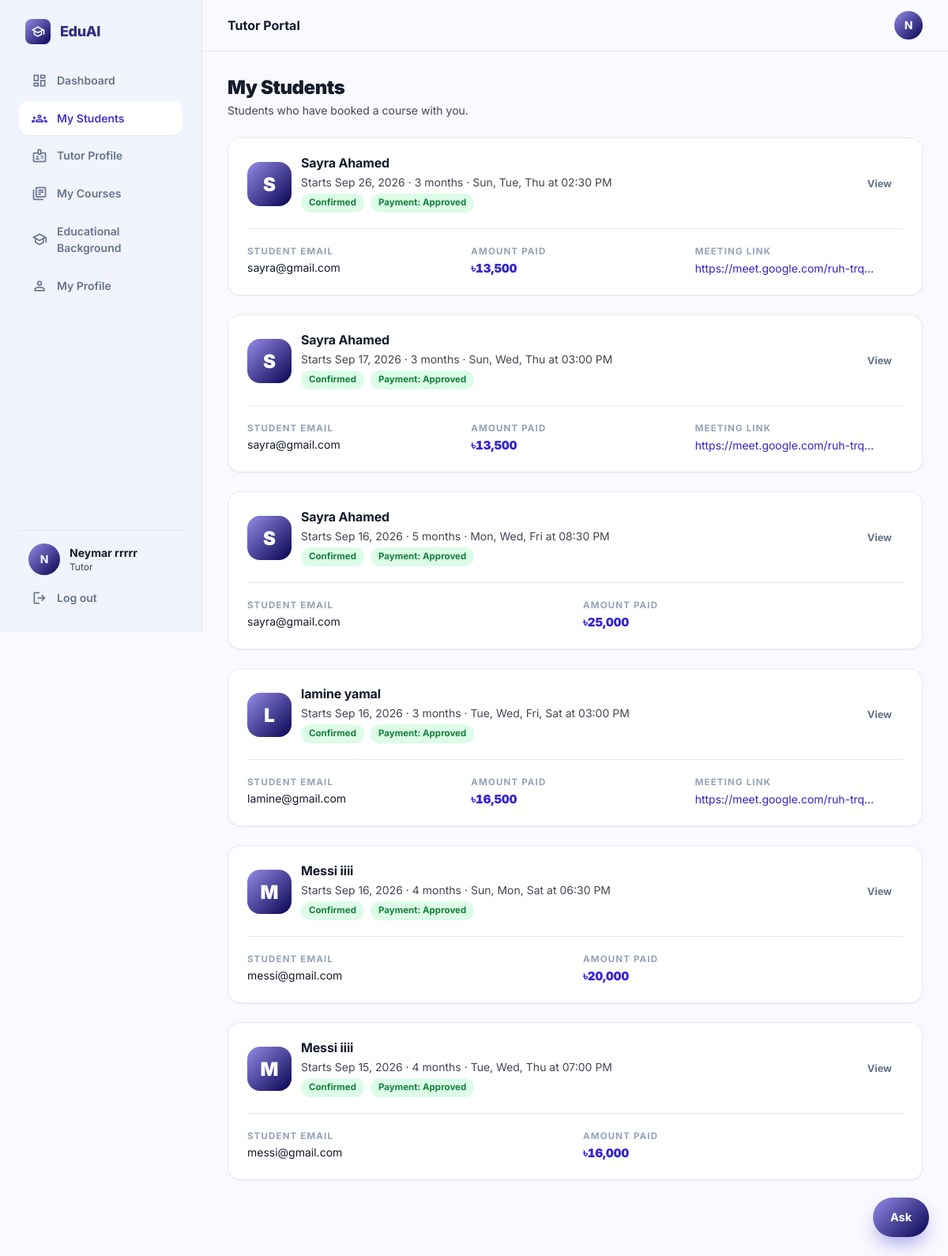
Screenshot of /bookings/ (signed in) with the database file from the repository.
### accounts/models.py (models this page shows, shortened)
class User(AbstractUser):
    ROLE_CHOICES = (
        ('student', 'Student'),
        ('tutor', 'Tutor'),
    )
    VERIFICATION_STATUS_CHOICES = (
        ('unverified', 'Not submitted'),
        ('pending', 'Pending review'),
        ('verified', 'Verified'),
        ('rejected', 'Rejected'),
    )
    role = models.CharField(max_length=10, choices=ROLE_CHOICES)
    avatar = models.ImageField(upload_to='avatars/', blank=True, null=True)
    phone = models.CharField(max_length=20, blank=True, null=True)
    education = models.CharField(max_length=150, blank=True, null=True,
                                  help_text='e.g. BSc in CSE, Dhaka University')
    id_card_number = models.CharField(max_length=40, blank=True, null=True,
                                      help_text='University ID card number')
    id_card_front = models.ImageField(upload_to='id_cards/', storage=private_storage,
                                      blank=True, null=True)
    id_card_back = models.ImageField(upload_to='id_cards/', storage=private_storage,
                                     blank=True, null=True)
    bio = models.TextField(blank=True, null=True)
    nid_number = models.CharField(max_length=30, blank=True, null=True)
    nid_image = models.ImageField(upload_to='nid_cards/', storage=private_storage,
                                  blank=True, null=True,
                                  help_text='Photo/scan of the NID — required for tutor registration')
    nid_verification_status = models.CharField(
        max_length=10, choices=VERIFICATION_STATUS_CHOICES, default='unverified',
    )

### bookings/models.py (models this page shows, shortened)
class Booking(models.Model):
    STATUS_CHOICES = (
        ('pending', 'Pending'),
        ('confirmed', 'Confirmed'),
        ('completed', 'Completed'),
        ('rejected', 'Rejected'),
        ('cancelled', 'Cancelled'),
    )
    student = models.ForeignKey(User, on_delete=models.CASCADE, related_name='student_bookings')
    tutor = models.ForeignKey(User, on_delete=models.CASCADE, related_name='tutor_bookings')
    date     = models.DateField()
    months   = models.PositiveIntegerField(default=1, validators=[MinValueValidator(1)])
    course   = models.ForeignKey(
        Course, on_delete=models.SET_NULL,
        null=True, blank=True, related_name='bookings'
    )
    status   = models.CharField(max_length=10, choices=STATUS_CHOICES, default='pending')
    agreed_monthly_rate = models.DecimalField(
        max_digits=10, decimal_places=2, null=True, blank=True,
        help_text='Monthly rate captured at booking time'
    )
    meet_link = models.URLField(blank=True, default='', help_text='Google Meet / Zoom link set by tutor')
    tutor_message = models.TextField(blank=True, default='', help_text='Message from tutor to student')
    created_at = models.DateTimeField(auto_now_add=True)
    updated_at = models.DateTimeField(auto_now=True)
    class Meta:
        ordering = ['-created_at']
    @property
    def payment(self):
        approved = [p for p in self._payments if p.status == 'approved']
        if approved:
            return max(approved, key=lambda p: p.created_at)
        pending = [p for p in self._payments if p.status == 'pending']
        return max(pending, key=lambda p: p.created_at) if pending else None
    @property
    def _payments(self):
        return self.payments.all()
    @property
    def total_paid(self):
        return sum(p.amount for p in self._payments if p.status == 'approved') or 0

### tutors/models.py (models this page shows, shortened)
class Course(models.Model):
    DAY_CHOICES = [
        ('0', 'Sun'), ('1', 'Mon'), ('2', 'Tue'), ('3', 'Wed'),
        ('4', 'Thu'), ('5', 'Fri'), ('6', 'Sat'),
    ]
    tutor = models.ForeignKey(User, on_delete=models.CASCADE,
                              related_name='courses')
    subject = models.CharField(max_length=60,
                               help_text="The subject, as a student would search for it")
    name = models.CharField(max_length=120,
                            help_text='What you call this course')
    days = models.CharField(max_length=50,
                            help_text="Comma separated days like '0,2,4'")
    time = models.TimeField(help_text='When the class starts')
    months = models.PositiveIntegerField(
        default=1, validators=[MinValueValidator(1)],
        help_text='How many months the course runs')
    monthly_rate = models.DecimalField(
        max_digits=10, decimal_places=2, validators=[MinValueValidator(1)],
        help_text='What a student pays per month')
    is_active = models.BooleanField(
        default=True, help_text='Uncheck to stop taking new students')
    created_at = models.DateTimeField(auto_now_add=True)
    updated_at = models.DateTimeField(auto_now=True)
    class Meta:
        ordering = ['subject', 'name']
    @property
    def day_names(self):
        labels = dict(self.DAY_CHOICES)
        return [labels[d.strip()] for d in self.days.split(',')
                if d.strip() in labels]
    @property
    def schedule_display(self):
        days = ', '.join(self.day_names)
        return f'{days} at {self.time:%I:%M %p}' if days else f'{self.time:%I:%M %p}'

### payments/models.py (models this page shows, shortened)
class Payment(models.Model):
    STATUS_CHOICES = (
        ('initiated', 'Not completed'),
        ('pending', 'Pending Review'),
        ('approved', 'Approved'),
        ('rejected', 'Rejected'),
    )
    METHOD_CHOICES = (
        ('bkash', 'bKash'),
        ('nagad', 'Nagad'),
        ('rocket', 'Rocket'),
        ('sslcommerz', 'Card / mobile banking (online)'),
    )
    booking = models.ForeignKey(Booking, on_delete=models.CASCADE, related_name='payments')
    amount = models.DecimalField(max_digits=10, decimal_places=2)
    commission = models.DecimalField(max_digits=10, decimal_places=2, default=0,
        help_text='Platform commission deducted from this payment')
    tutor_income = models.DecimalField(max_digits=10, decimal_places=2, default=0,
        help_text='Net amount tutor receives from this payment')
    is_first_payment = models.BooleanField(default=False,
        help_text='True if this is the first payment for this booking (50% commission applies)')
    payment_method = models.CharField(max_length=12, choices=METHOD_CHOICES, default='bkash')
    sender_number = models.CharField(max_length=20, blank=True, default='')
    transaction_id = models.TextField(blank=True, default='')
    status = models.CharField(max_length=10, choices=STATUS_CHOICES, default='pending')
    gateway_tran_id = models.CharField(
        max_length=40, blank=True, default='', db_index=True,
        help_text='Our reference sent to SSLCommerz')
    gateway_val_id = models.CharField(
        max_length=80, blank=True, default='',
        help_text='SSLCommerz validation id for the settled transaction')
    gateway_bank_tran_id = models.CharField(
        max_length=80, blank=True, default='',
        help_text="The bank's own reference, as reported by SSLCommerz")
    created_at = models.DateTimeField(auto_now_add=True)
    updated_at = models.DateTimeField(auto_now=True)
    class Meta:
        constraints = [
            models.UniqueConstraint(
                fields=['booking'],
                condition=models.Q(status='pending'),
                name='one_pending_payment_per_booking',
            ),
        ]

### bookings/views.py (the view)
# urls.py: path('', views.booking_list_view, name='booking-list'),
@login_required(login_url='login')
def booking_list_view(request):
    bookings = Booking.objects.select_related(
        'student', 'tutor', 'tutor__tutor_profile', 'course'
    ).prefetch_related('payments').order_by('-created_at')
    if request.user.role == 'student':
        bookings = bookings.filter(student=request.user)
    else:
        bookings = bookings.filter(tutor=request.user)
    context = {
        'bookings': bookings,
    }
    return render(request, 'bookings/list.html', context)

### templates/bookings/list.html (shortened to what this page needs)
{% extends 'base/luminary_base.html' %}
{% block page_title %}{% if user.role == 'tutor' %}My Students{% else %}My Bookings{% endif %}{% endblock %}
{% block nav_students %}is-active{% endblock %}
{% block page_subtitle %}
<p>{% if user.role == 'tutor' %}Students who have booked a course with you.{% else %}Every course you've booked, and where each one stands.{% endif %}</p>
{% endblock %}
{% block content %}
{% if not bookings %}
<div class="card">
  <div class="empty">
    {% if user.role == 'tutor' %}
    <h3>No students yet</h3>
    <p>Complete your tutor profile and add schedule slots so students can find and book you.</p>
    <a href="/tutors/edit-profile/" class="btn btn--primary">Edit tutor profile</a>
    {% else %}
    <h3>You haven't booked a tutor yet</h3>
    <p>Browse tutors by subject and rate, then book a course by the month.</p>
    <a href="/tutors/" class="btn btn--primary">Find a tutor</a>
    {% endif %}
  </div>
</div>
{% elif user.role == 'tutor' %}
<div class="stack">
  {% for booking in bookings %}
  <article class="card">
    <div class="card__body">
      <div class="row row--between">
        <div class="row">
          <span class="avatar avatar--lg">{{ booking.student.username|upper|first }}</span>
          <div class="stack-s" style="gap:4px">
            <h3>{{ booking.student.get_full_name|default:booking.student.username }}</h3>
            <p class="small muted">
              Starts {{ booking.date|date:'M d, Y' }} · {{ booking.months }} month{{ booking.months|pluralize }}
              {% if booking.course %} · {{ booking.course.schedule_display }}{% endif %}
            </p>
            <div class="row" style="gap:8px">
              <span class="pill pill--{{ booking.status }}">{{ booking.get_status_display }}</span>
              {% if booking.payment %}
              <span class="pill pill--{{ booking.payment.status }}">Payment: {{ booking.payment.get_status_display }}</span>
              {% endif %}
            </div>
          </div>
        </div>
        <div class="cellactions">
          <a href="/bookings/{{ booking.id }}/" class="btn btn--quiet btn--sm">View</a>
        </div>
      </div>
      {% if booking.payment and booking.payment.status == 'approved' %}
      <div class="grid grid--stats" style="margin-top:20px;padding-top:20px;border-top:1px solid var(--line)">
        <div>
          <div class="eyebrow">Student email</div>
          <p class="small">{{ booking.student.email|default:"Not provided" }}</p>
        </div>
        <div>
          <div class="eyebrow">Amount paid</div>
          <p class="money num">৳{{ booking.total_paid|floatformat:"0g" }}</p>
        </div>
        {% if booking.meet_link %}
        <div>
          <div class="eyebrow">Meeting link</div>
          <a href="{{ booking.meet_link }}" target="_blank" rel="noopener" class="small">{{ booking.meet_link|truncatechars:32 }}</a>
        </div>
        {% endif %}
      </div>
      {% endif %}
    </div>
  </article>
  {% endfor %}
</div>
{% endif %}
{% endblock %}

### templates/base/luminary_base.html (shortened to what this page needs)
<!DOCTYPE html>
{% load static %}
{% load assets %}
<html lang="en">
<head>
<link rel="stylesheet" href="{% static_v 'css/eduai.css' %}"/>
</head>
<body>
<div class="app">
<aside class="sidebar">
  <a href="/" class="brand">
    <span class="brand__tile"><span class="ms" aria-hidden="true">school</span></span>
    EduAI
  </a>
  <nav class="sidenav" aria-label="Main">
    {% if user.is_authenticated %}
    <a href="/dashboard/" class="{% block nav_dashboard %}{% endblock %}"><span class="ms" aria-hidden="true">dashboard</span> Dashboard</a>
    {% endif %}
    {% if not user.is_authenticated %}
    <a href="/"><span class="ms" aria-hidden="true">home</span> Home</a>
    <a href="/tutors/" class="{% block nav_browse %}{% endblock %}"><span class="ms" aria-hidden="true">search</span> Find Tutors</a>
    <a href="/reviews/" class="{% block nav_reviews %}{% endblock %}"><span class="ms" aria-hidden="true">star_rate</span> Student Reviews</a>
    {% elif user.role == 'tutor' %}
    <a href="/bookings/" class="{% block nav_students %}{% endblock %}"><span class="ms" aria-hidden="true">groups</span> My Students</a>
    <a href="/tutors/edit-profile/" class="{% block nav_edit_profile %}{% endblock %}"><span class="ms" aria-hidden="true">badge</span> Tutor Profile</a>
    <a href="/tutors/courses/" class="{% block nav_courses %}{% endblock %}"><span class="ms" aria-hidden="true">library_books</span> My Courses</a>
    {% endif %}
    {% if user.is_authenticated and not user.is_staff and not user.is_superuser %}
    <a href="/accounts/education/" class="{% block nav_education %}{% endblock %}"><span class="ms" aria-hidden="true">school</span> Educational Background</a>
    {% endif %}
    {% if user.is_authenticated %}
    <a href="/accounts/profile/" class="{% block nav_profile %}{% endblock %}"><span class="ms" aria-hidden="true">person</span> My Profile</a>
    {% endif %}
  </nav>
  <div class="sidebar__foot">
    {% if user.is_authenticated %}
    <div class="sidebar__user">
      {% if user.avatar %}
        <img src="{{ user.avatar.url }}" alt="" class="avatar" style="width:40px;height:40px;border-radius:9999px">
      {% else %}
        <span class="avatar" style="width:40px;height:40px;border-radius:9999px">{{ user.username|upper|first }}</span>
      {% endif %}
      <div style="min-width:0">
        <p class="sidebar__name">{{ user.get_full_name|default:user.username }}</p>
        <p class="sidebar__role">{% if user.is_superuser or user.is_staff %}Admin{% else %}{{ user.role }}{% endif %}</p>
      </div>
    </div>
    <a href="/accounts/logout/" class="sidebar__logout"><span class="ms" aria-hidden="true">logout</span> Log out</a>
    {% else %}
    <a href="/accounts/register/" class="btn btn--primary btn--block">Join for free</a>
    <a href="/accounts/login/" class="btn btn--secondary btn--block">Log in</a>
    {% endif %}
  </div>
</aside>
<div class="app__main">
  <header class="appbar">
    <p class="appbar__title">{% block appbar_title %}{% if user.is_superuser or user.is_staff %}Admin Panel{% elif user.role == 'student' %}Student Portal{% elif user.role == 'tutor' %}Tutor Portal{% else %}EduAI{% endif %}{% endblock %}</p>
    <div class="appbar__right">
      {% if user.is_authenticated %}
      <a href="/accounts/profile/" title="{{ user.username }}">
        {% if user.avatar %}
          <img src="{{ user.avatar.url }}" alt="{{ user.username }}" class="avatar"/>
        {% else %}
          <span class="avatar">{{ user.username|upper|first }}</span>
        {% endif %}
      </a>
      {% else %}
      <div class="appbar__guest">
        <a href="/accounts/login/" class="btn btn--quiet btn--sm">Log in</a>
        <a href="/accounts/register/" class="btn btn--primary btn--sm">Join</a>
      </div>
      {% endif %}
    </div>
  </header>
  {% block pagehead %}
  <div class="pagehead">
    <div class="container">
      <div class="pagehead__title">
        <h1>{% block page_title %}EduAI{% endblock %}</h1>
      </div>
      {% block page_subtitle %}{% endblock %}
    </div>
  </div>
  {% endblock %}
  {% block main %}
  <main class="page">
    <div class="container">
      {% block content %}{% endblock %}
    </div>
  </main>
  {% endblock %}
</div>
</div>
{% include 'chatbot/widget.html' %}
</body>
</html>

### rows the page displays
User: username|first "N", get_full_name "Neymar rrrrr", role "Tutor"
Booking: student.username|first "S", student.get_full_name "Sayra Ahamed", date "Sep 26, 2026", months "3", course.schedule_display "Sun, Tue, Thu at 02:30 PM", status "Confirmed", payment.status "Approved", student.email "sayra@gmail.com", total_paid "13,500", meet_link "https://meet.google.com/ruh-trq…"
Booking: student.username|first "S", student.get_full_name "Sayra Ahamed", date "Sep 17, 2026", months "3", course.schedule_display "Sun, Wed, Thu at 03:00 PM", status "Confirmed", payment.status "Approved", student.email "sayra@gmail.com", total_paid "13,500", meet_link "https://meet.google.com/ruh-trq…"
Booking: student.username|first "S", student.get_full_name "Sayra Ahamed", date "Sep 16, 2026", months "5", course.schedule_display "Mon, Wed, Fri at 08:30 PM", status "Confirmed", payment.status "Approved", student.email "sayra@gmail.com", total_paid "25,000"
Booking: student.username|first "L", student.get_full_name "lamine yamal", date "Sep 16, 2026", months "3", course.schedule_display "Tue, Wed, Fri, Sat at 03:00 PM", status "Confirmed", payment.status "Approved", student.email "lamine@gmail.com", total_paid "16,500", meet_link "https://meet.google.com/ruh-trq…"
Booking: student.username|first "M", student.get_full_name "Messi iiii", date "Sep 16, 2026", months "4", course.schedule_display "Sun, Mon, Sat at 06:30 PM", status "Confirmed", payment.status "Approved", student.email "messi@gmail.com", total_paid "20,000"
Booking: student.username|first "M", student.get_full_name "Messi iiii", date "Sep 15, 2026", months "4", course.schedule_display "Tue, Wed, Thu at 07:00 PM", status "Confirmed", payment.status "Approved", student.email "messi@gmail.com", total_paid "16,000"
